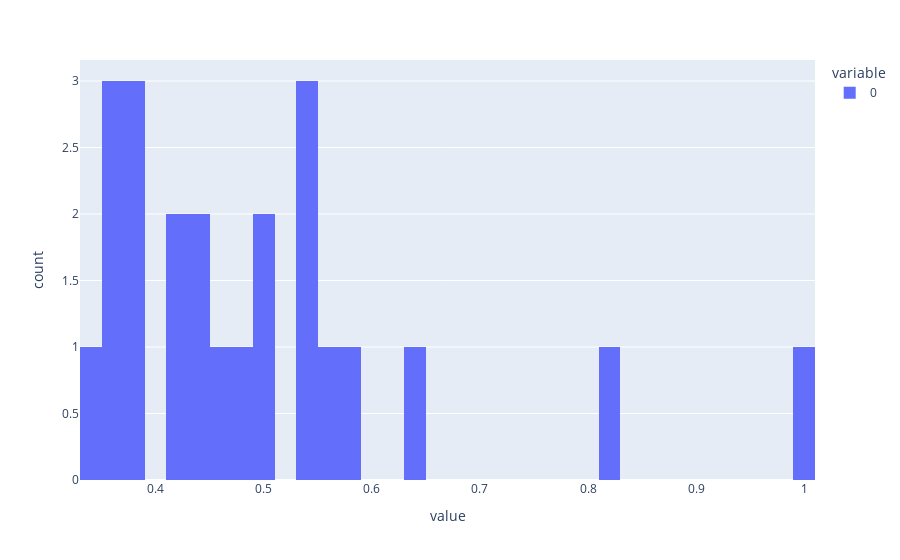

The code cell stored with this chart in its notebook:
### Code cell
import cv2
import numpy as np
import pandas as pd
import plotly.graph_objects as gob
import plotly.express as px

sample.prod = bit
sample.findContours().drawContours().show()

print(sample.contours)

Arcs = [cv2.arcLength(cnt, True) for cnt in sample.contours] 
Areas = [cv2.contourArea(cnt) for cnt in sample.contours]

Circularities = [4*np.pi*area/(arc*arc) for area, arc in zip(Areas, Arcs)]

beanAreas = [area for area, circularities in zip(Areas,Circularities) if circularities >= 0.5]
maximum = max(beanAreas)
normBeanAreas = [area / maximum for area in beanAreas]

print(len(normBeanAreas))
df = pd.DataFrame(normBeanAreas)

px.histogram(df, nbins=50)

### Figure 1 — Plotly figure (JSON) as saved in the notebook; plotly's stock layout.template omitted (floating-point values rounded to 4 significant figures)
{"data": [{"alignmentgroup": "True", "bingroup": "x", "hovertemplate": "variable=0<br>value=%{x}<br>count=%{y}<extra></extra>", "legendgroup": "0", "marker": {"color": "#636efa", "pattern": {"shape": ""}}, "name": "0", "nbinsx": 50, "offsetgroup": "0", "orientation": "v", "showlegend": true, "type": "histogram", "x": [0.3858, 0.5301, 0.424, 0.5505, 0.364, 1, 0.4921, 0.4248, 0.4443, 0.3796, 0.3612, 0.5415, 0.6498, 0.8158, 0.5781, 0.5363, 0.3461, 0.5002, 0.4356, 0.3873, 0.4812, 0.3654, 0.4509], "xaxis": "x", "yaxis": "y"}], "layout": {"autosize": true, "barmode": "relative", "legend": {"title": {"text": "variable"}, "tracegroupgap": 0}, "margin": {"t": 60}, "xaxis": {"anchor": "y", "autorange": true, "domain": [0, 1], "range": [0.33, 1.01], "title": {"text": "value"}, "type": "linear"}, "yaxis": {"anchor": "x", "autorange": true, "domain": [0, 1], "range": [0, 3.158], "title": {"text": "count"}}}}
